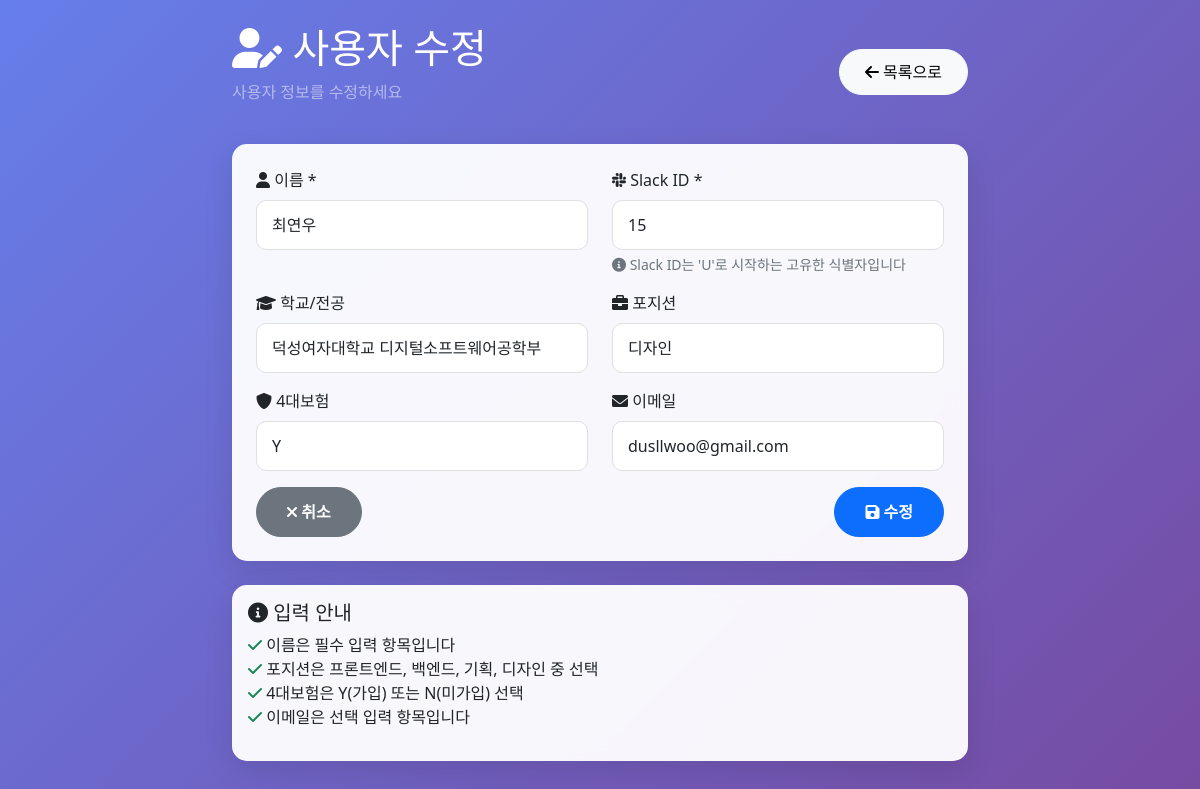
The page /users/edit/15 on the database its author committed.
### tables this page shows
CREATE TABLE users (
                    id INTEGER PRIMARY KEY AUTOINCREMENT,
                    user_id VARCHAR UNIQUE NOT NULL,
                    name VARCHAR NOT NULL,
                    school_major VARCHAR,
                    position VARCHAR,
                    insurance VARCHAR,
                    email VARCHAR,
                    created_at DATETIME DEFAULT CURRENT_TIMESTAMP,
                    is_active BOOLEAN DEFAULT 1
                );

### db_viewer.py (the view)
@app.get("/users/edit/{user_id}", response_class=HTMLResponse)
async def edit_user_form(request: Request, user_id: str):
    conn = get_db_connection()
    cursor = conn.cursor()
    cursor.execute("""
        SELECT user_id, name, school_major, position, insurance, email
        FROM users
        WHERE user_id = ? AND is_active = 1
    """, (user_id,))
    user = cursor.fetchone()
    conn.close()
    if not user:
        raise HTTPException(status_code=404, detail="사용자를 찾을 수 없습니다")
    return templates.TemplateResponse("user_form.html", {
        "request": request,
        "user": dict(user),
        "action": "edit"
    })

### templates/user_form.html (shortened to what this page needs)
<!DOCTYPE html>
<html lang="ko">
<head>
    <link href="https://cdn.jsdelivr.net/npm/bootstrap@5.1.3/dist/css/bootstrap.min.css" rel="stylesheet">
    <link href="https://cdnjs.cloudflare.com/ajax/libs/font-awesome/6.0.0/css/all.min.css" rel="stylesheet">
</head>
<body>
    <div class="container py-4">
        <div class="row justify-content-center">
            <div class="col-md-8">
                <div class="d-flex justify-content-between align-items-center mb-4">
                    <div>
                        <h1 class="text-white">
                            <i class="fas fa-user-edit"></i>
                            {% if action == 'add' %}사용자 등록{% else %}사용자 수정{% endif %}
                        </h1>
                        <p class="text-white-50">
                            {% if action == 'add' %}새로운 사용자 정보를 입력하세요{% else %}사용자 정보를 수정하세요{% endif %}
                        </p>
                    </div>
                    <a href="/users" class="btn btn-light btn-back">
                        <i class="fas fa-arrow-left"></i> 목록으로
                    </a>
                </div>
                <div class="card form-card">
                    <div class="card-body p-4">
                        <form method="POST" action="{% if action == 'add' %}/users/add{% else %}/users/edit/{{ user.user_id }}{% endif %}">
                            <div class="row">
                                <div class="col-md-6 mb-3">
                                    <label for="name" class="form-label">
                                        <i class="fas fa-user"></i> 이름 *
                                    </label>
                                    <input type="text" class="form-control" id="name" name="name"
                                           value="{% if user %}{{ user.name }}{% endif %}" required>
                                </div>
                                <div class="col-md-6 mb-3">
                                    <label for="user_id" class="form-label">
                                        <i class="fab fa-slack"></i> Slack ID *
                                    </label>
                                    <input type="text" class="form-control" id="user_id" name="{% if action == 'add' %}user_id{% else %}new_user_id{% endif %}"
                                           value="{% if user %}{{ user.user_id }}{% endif %}"
                                           placeholder="예: U099TRRAF4Y" required>
                                    <div class="form-text">
                                        <i class="fas fa-info-circle"></i> Slack ID는 'U'로 시작하는 고유한 식별자입니다
                                    </div>
                                </div>
                            </div>
                            <div class="row">
                                <div class="col-md-6 mb-3">
                                    <label for="school_major" class="form-label">
                                        <i class="fas fa-graduation-cap"></i> 학교/전공
                                    </label>
                                    <input type="text" class="form-control" id="school_major" name="school_major"
                                           value="{% if user %}{{ user.school_major or '' }}{% endif %}">
                                </div>
                                <div class="col-md-6 mb-3">
                                    <label for="position" class="form-label">
                                        <i class="fas fa-briefcase"></i> 포지션
                                    </label>
                                    <select class="form-control" id="position" name="position">
                                        <option value="디자인" {% if user and user.position == '디자인' %}selected{% endif %}>디자인</option>
                                    </select>
                                </div>
                            </div>
                            <div class="row">
                                <div class="col-md-6 mb-3">
                                    <label for="insurance" class="form-label">
                                        <i class="fas fa-shield-alt"></i> 4대보험
                                    </label>
                                    <select class="form-control" id="insurance" name="insurance">
                                        <option value="Y" {% if user and user.insurance == 'Y' %}selected{% endif %}>Y</option>
                                    </select>
                                </div>
                                <div class="col-md-6 mb-3">
                                    <label for="email" class="form-label">
                                        <i class="fas fa-envelope"></i> 이메일
                                    </label>
                                    <input type="email" class="form-control" id="email" name="email"
                                           value="{% if user %}{{ user.email or '' }}{% endif %}">
                                </div>
                            </div>
                            <div class="d-flex justify-content-between">
                                <a href="/users" class="btn btn-secondary btn-submit">
                                    <i class="fas fa-times"></i> 취소
                                </a>
                                <button type="submit" class="btn btn-primary btn-submit">
                                    <i class="fas fa-save"></i>
                                    {% if action == 'add' %}등록{% else %}수정{% endif %}
                                </button>
                            </div>
                        </form>
                    </div>
                </div>
                <div class="card form-card mt-4">
                    <div class="card-body">
                        <h5 class="card-title">
                            <i class="fas fa-info-circle"></i> 입력 안내
                        </h5>
                        <ul class="list-unstyled">
                            <li><i class="fas fa-check text-success"></i> 이름은 필수 입력 항목입니다</li>
                            <li><i class="fas fa-check text-success"></i> 포지션은 프론트엔드, 백엔드, 기획, 디자인 중 선택</li>
                            <li><i class="fas fa-check text-success"></i> 4대보험은 Y(가입) 또는 N(미가입) 선택</li>
                            <li><i class="fas fa-check text-success"></i> 이메일은 선택 입력 항목입니다</li>
                        </ul>
                    </div>
                </div>
            </div>
        </div>
    </div>
</body>
</html>

### templates/user_form.html (style rules this page uses)
body { background: linear-gradient(135deg, #667eea 0%, #764ba2 100%); min-height: 100vh; font-family: 'Segoe UI', Tahoma, Geneva, Verdana, sans-serif; }
.card { border: none; border-radius: 15px; box-shadow: 0 10px 30px rgba(0,0,0,0.1); }
.form-card { background: rgba(255,255,255,0.95); backdrop-filter: blur(10px); }
.btn-back { border-radius: 25px; padding: 10px 25px; }
.form-control { border-radius: 10px; border: 1px solid #e0e0e0; padding: 12px 15px; }
.btn-submit { border-radius: 25px; padding: 12px 30px; font-weight: 600; }

### rows shown on the page
users: name "최연우", new_user_id "15", school_major "덕성여자대학교 디지털소프트웨어공학부", position "디자인", insurance "Y", email "dusllwoo@gmail.com"
